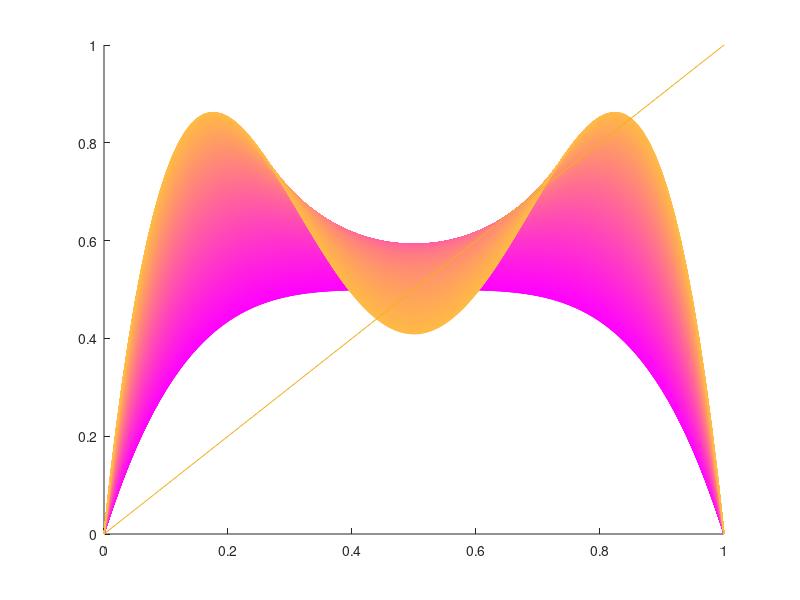

Write MATLAB code to recreate this figure. (Note: this script raises an error after producing the figure.)
%Plots the 2 composition of the population mapping for 2 <= r <= 4
hold on
jetboi = spring(201);
for r = (2:0.001:3.45)
    x = (0:0.01:1);
    f1 = x.*r.*(1-x);
    f2 = f1.*r.*(1-f1);
    %statpoints = f1(abs(f1 - x) < 0.015);
    Colorboi = jetboi(round((r-2)/0.01 +1),:);
    plot(x,f2,'Color',Colorboi)
end
plot(x,x)
%%
x = (0:0.001:1);
r = 3.83;
f3 = funccomp(@popgrowth,x,r,3);
plot(x,f3,x,x)
%%